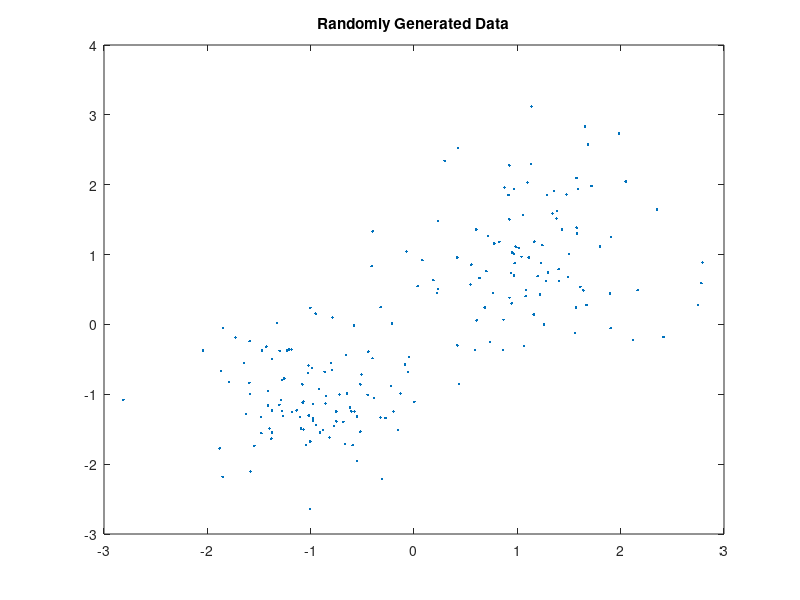

Reproduce this figure in MATLAB. (Note: this script raises an error after producing the figure.)
close all; clear; 

rng('default'); % For reproducibility
X = [randn(100,2)*0.75+ones(100,2);
    randn(100,2)*0.55-ones(100,2)];
figure;
plot(X(:,1),X(:,2),'.');
title('Randomly Generated Data');

k = 2;
[idx, C] = kmedoids(X,k);

figure;
plot(X(idx==1,1),X(idx==1,2),'r.','MarkerSize',7)
hold on
plot(X(idx==2,1),X(idx==2,2),'b.','MarkerSize',7)
plot(C(:,1),C(:,2),'co',...
     'MarkerSize',7,'LineWidth',1.5)
legend('Cluster 1','Cluster 2','Medoids',...
       'Location','NW');
title('Cluster Assignments and Medoids');
hold off

%{
d = 2; 
k = 4; 
n = 10; 
[X,label] = kmeansRnd(d,k,n);
X=X';

[y, c] = kmedoids(X,k);
X=X';

plotClass(X,label); 
figure; 
plotClass(X,y);
%}